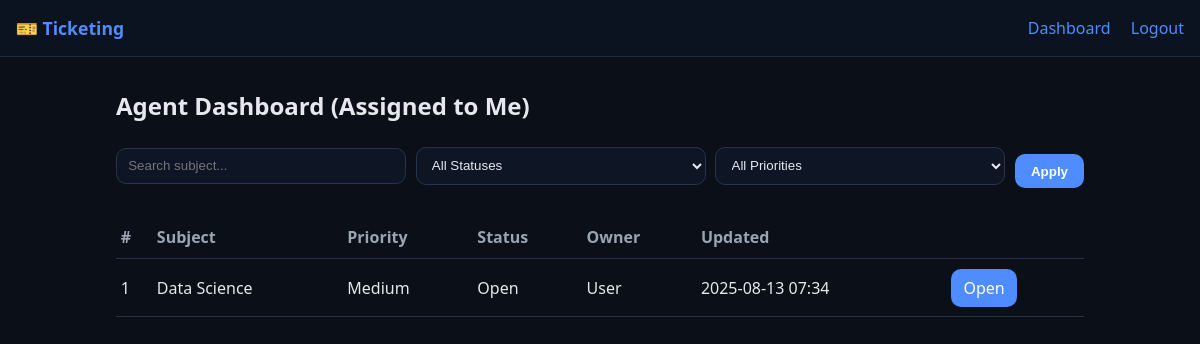
/dashboard/agent (signed in), run on the app's committed database.
### app.py (models this page shows, shortened)
class Ticket(db.Model):
    id = db.Column(db.Integer, primary_key=True)
    subject = db.Column(db.String(255), nullable=False)
    description = db.Column(db.Text, nullable=False)
    priority = db.Column(db.String(20), nullable=False, default="Low")  # Low, Medium, High, Urgent
    status = db.Column(db.String(20), nullable=False, default="Open")   # Open, In Progress, Resolved, Closed
    created_at = db.Column(db.DateTime, default=datetime.utcnow)
    updated_at = db.Column(db.DateTime, default=datetime.utcnow, onupdate=datetime.utcnow)
    owner_id = db.Column(db.Integer, db.ForeignKey("user.id"), nullable=False)
    assignee_id = db.Column(db.Integer, db.ForeignKey("user.id"), nullable=True)
    comments = db.relationship("Comment", backref="ticket", cascade="all, delete", lazy=True)
    attachments = db.relationship("Attachment", backref="ticket", cascade="all, delete", lazy=True)
    history = db.relationship("History", backref="ticket", cascade="all, delete", lazy=True)
    rating = db.relationship("Rating", backref="ticket", uselist=False, cascade="all, delete", lazy=True)

class User(db.Model):
    id = db.Column(db.Integer, primary_key=True)
    name = db.Column(db.String(120), nullable=False)
    email = db.Column(db.String(120), unique=True, nullable=False)
    password_hash = db.Column(db.String(255), nullable=False)
    role = db.Column(db.String(20), nullable=False, default="user")  # admin | agent | user
    tickets_owned = db.relationship("Ticket", backref="owner", foreign_keys="Ticket.owner_id", lazy=True)
    tickets_assigned = db.relationship("Ticket", backref="assignee", foreign_keys="Ticket.assignee_id", lazy=True)

### app.py (the view)
@app.route("/dashboard/agent")
@login_required
@role_required("agent")
def agent_dashboard():
    user = current_user()
    q = request.args.get("q","").strip()
    status = request.args.get("status","")
    priority = request.args.get("priority","")
    tickets = Ticket.query.filter_by(assignee_id=user.id)
    if q:
        tickets = tickets.filter(Ticket.subject.ilike(f"%{q}%"))
    if status:
        tickets = tickets.filter_by(status=status)
    if priority:
        tickets = tickets.filter_by(priority=priority)
    tickets = tickets.order_by(Ticket.updated_at.desc()).all()
    return render_template("dashboard_agent.html", user=user, tickets=tickets)

### app.py (called while the page is built)
def current_user():
    uid = session.get("user_id")
    if not uid:
        return None
    return User.query.get(uid)

def login_required(view):
    @functools.wraps(view)
    def wrapped(*args, **kwargs):
        if not current_user():
            return redirect(url_for("login", next=request.path))
        return view(*args, **kwargs)
    return wrapped

def role_required(*roles):
    def decorator(view):
        @functools.wraps(view)
        def wrapped(*args, **kwargs):
            user = current_user()
            if not user or user.role not in roles:
                abort(403)
            return view(*args, **kwargs)
        return wrapped
    return decorator

### templates/dashboard_agent.html (shortened to what this page needs)
{% extends "base.html" %}
{% block content %}
<h2>Agent Dashboard (Assigned to Me)</h2>
<form class="filters" method="get">
  <input type="text" name="q" value="{{ request.args.get('q','') }}" placeholder="Search subject...">
  <select name="status">
    <option value="">All Statuses</option>
  </select>
  <select name="priority">
    <option value="">All Priorities</option>
  </select>
  <button type="submit">Apply</button>
</form>
<table class="table">
  <thead>
    <tr>
      <th>#</th><th>Subject</th><th>Priority</th><th>Status</th><th>Owner</th><th>Updated</th><th></th>
    </tr>
  </thead>
  <tbody>
    {% for t in tickets %}
    <tr>
      <td>{{t.id}}</td>
      <td>{{t.subject}}</td>
      <td>{{t.priority}}</td>
      <td>{{t.status}}</td>
      <td>{{ t.owner.name }}</td>
      <td>{{ t.updated_at.strftime("%Y-%m-%d %H:%M") }}</td>
      <td><a class="button small" href="{{ url_for('view_ticket', ticket_id=t.id) }}">Open</a></td>
    </tr>
    {% else %}
    <tr><td colspan="7">No tickets assigned.</td></tr>
    {% endfor %}
  </tbody>
</table>
{% endblock %}

### static/styles.css (style rules this page uses)
:root { --bg:#0b0f17; --card:#151b26; --text:#e6e8ee; --muted:#9aa4b2; --accent:#4f8cff; --danger:#ff6b6b; }
* { box-sizing:border-box; }
body { background:var(--bg); color:var(--text); font-family:system-ui, -apple-system, Segoe UI, Roboto, Ubuntu, Cantarell, Noto Sans, Helvetica, Arial, sans-serif; margin:0; }
a { color:var(--accent); text-decoration:none; }
button { background:var(--accent); border:none; color:white; padding:.6rem 1rem; border-radius:10px; cursor:pointer; font-weight:600; }
input, select, textarea { width:100%; background:#0e1625; border:1px solid #273449; color:var(--text); padding:.6rem .7rem; border-radius:10px; margin:.3rem 0 1rem; }
.table { width:100%; border-collapse:collapse; }
.table th, .table td { border-bottom:1px solid #253246; padding:.6rem .3rem; }
.table th { text-align:left; color:var(--muted); font-weight:600; }
.filters { display:flex; gap:.6rem; align-items:center; margin:1rem 0; }
.button { display:inline-block; background:var(--accent); color:white; padding:.5rem .8rem; border-radius:10px; }

### data on the page
Ticket: id "1", subject "Data Science", priority "Medium", status "Open", owner.name "User", updated_at "2025-08-13 07:34"
